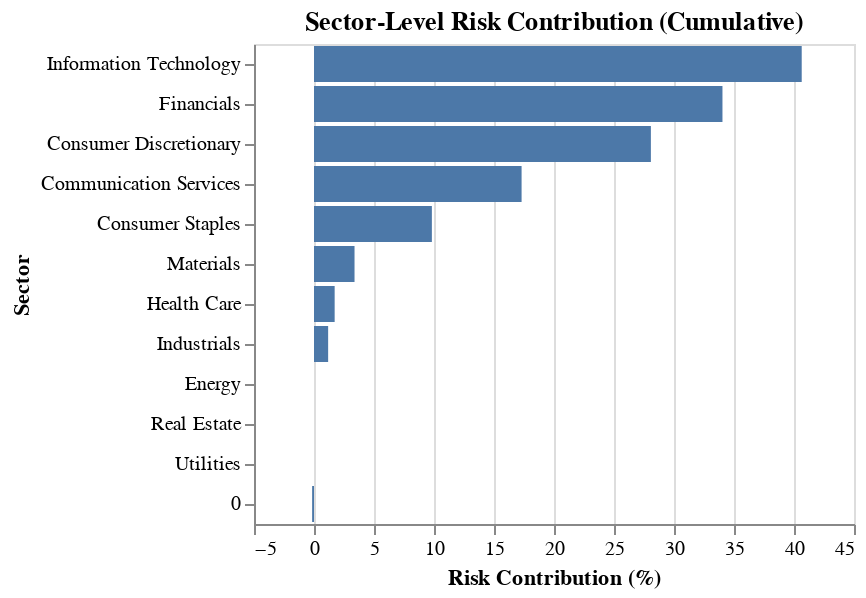

Source (notebook cell):
### Code cell
# b) Sector-level risk contribution

sector_risk_total = df1.groupby("GICS_sector")["%Contribution to Total Risk"].sum().sort_values(ascending=False).reset_index()
print(sector_risk_total.head(10))

# plot
sector_plot= alt.Chart(sector_risk_total).mark_bar().encode(
    x=alt.X('%Contribution to Total Risk:Q', title='Risk Contribution (%)'),
    y=alt.Y('GICS_sector:N', sort='-x', title='Sector'),
    tooltip=['GICS_sector', '%Contribution to Total Risk']
).properties(
    title='Sector-Level Risk Contribution (Cumulative)'
)

sector_plot

### Figure 1 — Vega-Lite specification as saved in the notebook (floating-point values rounded to 4 significant figures)
{"config": {"view": {"continuousWidth": 300, "continuousHeight": 300}}, "data": {"name": "data-10879d570e326f1ce007ea98e2bb28f1"}, "mark": {"type": "bar"}, "encoding": {"tooltip": [{"field": "GICS_sector", "type": "quantitative"}, {"field": "%Contribution to Total Risk", "type": "quantitative"}], "x": {"field": "%Contribution to Total Risk", "title": "Risk Contribution (%)", "type": "quantitative"}, "y": {"field": "GICS_sector", "sort": "-x", "title": "Sector", "type": "nominal"}}, "title": "Sector-Level Risk Contribution (Cumulative)", "$schema": "https://vega.github.io/schema/vega-lite/v5.20.1.json", "datasets": {"data-10879d570e326f1ce007ea98e2bb28f1": [{"GICS_sector": "Information Technology", "%Contribution to Total Risk": 40.64}, {"GICS_sector": "Financials", "%Contribution to Total Risk": 34.04}, {"GICS_sector": "Consumer Discretionary", "%Contribution to Total Risk": 28.07}, {"GICS_sector": "Communication Services", "%Contribution to Total Risk": 17.3}, {"GICS_sector": "Consumer Staples", "%Contribution to Total Risk": 9.823}, {"GICS_sector": "Materials", "%Contribution to Total Risk": 3.377}, {"GICS_sector": "Health Care", "%Contribution to Total Risk": 1.721}, {"GICS_sector": "Industrials", "%Contribution to Total Risk": 1.179}, {"GICS_sector": "Energy", "%Contribution to Total Risk": 0.0}, {"GICS_sector": "Real Estate", "%Contribution to Total Risk": 0.0}, {"GICS_sector": "Utilities", "%Contribution to Total Risk": 0.0}, {"GICS_sector": 0, "%Contribution to Total Risk": -0.156}]}}
